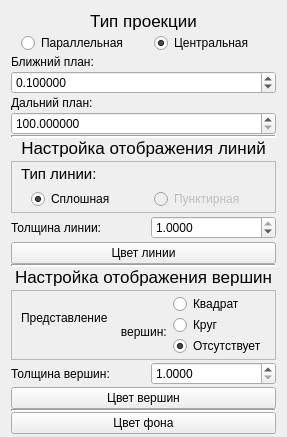
        <widget class="QWidget" name="tab_3">
          <attribute name="icon">
            <iconset resource="../resources/res.qrc">
              <normaloff>:/style/icons/settings.svg</normaloff>:/style/icons/settings.svg</iconset>
          </attribute>
          <attribute name="title">
            <string />
          </attribute>
          <layout class="QGridLayout" name="gridLayout_9" rowstretch="3,2,2,2,1,6,2,5">
            <property name="bottomMargin">
              <number>3</number>
            </property>
            <property name="spacing">
              <number>0</number>
            </property>
            <item row="0" column="0">
              <layout class="QGridLayout" name="gridLayout_type" rowstretch="3,0,0,0,0,0">
                <property name="rightMargin">
                  <number>0</number>
                </property>
                <property name="horizontalSpacing">
                  <number>0</number>
                </property>
                <property name="verticalSpacing">
                  <number>2</number>
                </property>
                <item row="5" column="0">
                  <widget class="QDoubleSpinBox" name="zFar_i">
                    <property name="decimals">
                      <number>6</number>
                    </property>
                    <property name="minimum">
                      <double>100.000000000000000</double>
                    </property>
                    <property name="maximum">
                      <double>200000.000000000000000</double>
                    </property>
                  </widget>
                </item>
                <item row="1" column="0">
                  <layout class="QHBoxLayout" name="horizontalLayout_2" stretch="1,1">
                    <property name="spacing">
                      <number>10</number>
                    </property>
                    <property name="leftMargin">
                      <number>10</number>
                    </property>
                    <item>
                      <widget class="QRadioButton" name="radioButton_typeParallel">
                        <property name="sizePolicy">
                          <sizepolicy hsizetype="Preferred" vsizetype="Preferred">
                            <horstretch>0</horstretch>
                            <verstretch>0</verstretch>
                          </sizepolicy>
                        </property>
                        <property name="text">
                          <string>Параллельная</string>
                        </property>
                        <property name="checked">
                          <bool>false</bool>
                        </property>
                        <attribute name="buttonGroup">
                          <string notr="true">CameraMode</string>
                        </attribute>
                      </widget>
                    </item>
                    <item>
                      <widget class="QRadioButton" name="radioButton_typeCentr">
                        <property name="sizePolicy">
                          <sizepolicy hsizetype="Preferred" vsizetype="Preferred">
                            <horstretch>0</horstretch>
                            <verstretch>0</verstretch>
                          </sizepolicy>
                        </property>
                        <property name="text">
                          <string>Центральная</string>
                        </property>
                        <property name="checked">
                          <bool>true</bool>
                        </property>
                        <attribute name="buttonGroup">
                          <string notr="true">CameraMode</string>
                        </attribute>
                      </widget>
                    </item>
                  </layout>
                </item>
                <item row="0" column="0">
                  <widget class="QLabel" name="label_type">
                    <property name="font">
                      <font>
                        <pointsize>13</pointsize>
                      </font>
                    </property>
                    <property name="text">
                      <string>Тип проекции</string>
                    </property>
                    <property name="alignment">
                      <set>Qt::AlignCenter</set>
                    </property>
                  </widget>
                </item>
                <item row="4" column="0">
                  <widget class="QLabel" name="label_3">
                    <property name="text">
                      <string>Дальний план:</string>
                    </property>
                  </widget>
                </item>
                <item row="2" column="0">
                  <widget class="QLabel" name="label">
                    <property name="text">
                      <string>Ближний план:</string>
                    </property>
                  </widget>
                </item>
                <item row="3" column="0">
                  <widget class="QDoubleSpinBox" name="zNear_i">
                    <property name="decimals">
                      <number>6</number>
                    </property>
                    <property name="minimum">
                      <double>-10000.000000000000000</double>
                    </property>
                    <property name="value">
                      <double>0.100000000000000</double>
                    </property>
                  </widget>
                </item>
              </layout>
            </item>
            <item row="1" column="0">
              <widget class="Line" name="line_1">
                <property name="sizePolicy">
                  <sizepolicy hsizetype="Preferred" vsizetype="Preferred">
                    <horstretch>0</horstretch>
                    <verstretch>0</verstretch>
                  </sizepolicy>
                </property>
                <property name="lineWidth">
                  <number>2</number>
                </property>
                <property name="orientation">
                  <enum>Qt::Horizontal</enum>
                </property>
              </widget>
            </item>
            <item row="2" column="0">
              <layout class="QGridLayout" name="gridLayout_line" rowstretch="2,3,3,2">
                <property name="verticalSpacing">
                  <number>3</number>
                </property>
                <item row="0" column="0">
                  <widget class="QLabel" name="label_line">
                    <property name="font">
                      <font>
                        <pointsize>13</pointsize>
                      </font>
                    </property>
                    <property name="text">
                      <string>Настройка отображения линий</string>
                    </property>
                    <property name="alignment">
                      <set>Qt::AlignCenter</set>
                    </property>
                    <property name="margin">
                      <number>5</number>
                    </property>
                  </widget>
                </item>
                <item row="1" column="0">
                  <widget class="QFrame" name="frame">
                    <property name="sizePolicy">
                      <sizepolicy hsizetype="Preferred" vsizetype="Preferred">
                        <horstretch>0</horstretch>
                        <verstretch>0</verstretch>
                      </sizepolicy>
                    </property>
                    <property name="frameShape">
                      <enum>QFrame::StyledPanel</enum>
                    </property>
                    <property name="frameShadow">
                      <enum>QFrame::Raised</enum>
                    </property>
                    <layout class="QGridLayout" name="gridLayout_8" rowstretch="2,4">
                      <property name="topMargin">
                        <number>3</number>
                      </property>
                      <property name="bottomMargin">
                        <number>3</number>
                      </property>
                      <item row="0" column="0">
                        <widget class="QLabel" name="label_typeLine">
                          <property name="font">
                            <font>
                              <pointsize>11</pointsize>
                            </font>
                          </property>
                          <property name="text">
                            <string>Тип линии:</string>
                          </property>
                        </widget>
                      </item>
                      <item row="1" column="0">
                        <layout class="QHBoxLayout" name="horizontalLayout_3" stretch="1,1">
                          <property name="spacing">
                            <number>10</number>
                          </property>
                          <property name="leftMargin">
                            <number>10</number>
                          </property>
                          <item>
                            <widget class="QRadioButton" name="radioButton_lineSolid">
                              <property name="sizePolicy">
                                <sizepolicy hsizetype="Preferred" vsizetype="Preferred">
                                  <horstretch>0</horstretch>
                                  <verstretch>0</verstretch>
                                </sizepolicy>
                              </property>
                              <property name="autoFillBackground">
                                <bool>false</bool>
                              </property>
                              <property name="text">
                                <string>Сплошная</string>
                              </property>
                              <property name="checked">
                                <bool>true</bool>
                              </property>
                              <attribute name="buttonGroup">
                                <string notr="true">LinePattern</string>
                              </attribute>
                            </widget>
                          </item>
                          <item>
                            <widget class="QRadioButton" name="radioButton_lineDashed">
                              <property name="enabled">
                                <bool>false</bool>
                              </property>
                              <property name="sizePolicy">
                                <sizepolicy hsizetype="Preferred" vsizetype="Preferred">
                                  <horstretch>0</horstretch>
                                  <verstretch>0</verstretch>
                                </sizepolicy>
                              </property>
                              <property name="text">
                                <string>Пунктирная</string>
                              </property>
                              <property name="checkable">
                                <bool>true</bool>
                              </property>
                              <attribute name="buttonGroup">
                                <string notr="true">LinePattern</string>
                              </attribute>
                            </widget>
                          </item>
                        </layout>
                      </item>
                    </layout>
                  </widget>
                </item>
                <item row="2" column="0">
                  <layout class="QHBoxLayout" name="horizontalLayout_4">
                    <property name="spacing">
                      <number>15</number>
                    </property>
                    <item>
                      <widget class="QLabel" name="label_widthLine">
                        <property name="text">
                          <string>Толщина линии:</string>
                        </property>
                      </widget>
                    </item>
                    <item>
                      <widget class="QDoubleSpinBox" name="doubleSpinBox_widthLine">
                        <property name="decimals">
                          <number>4</number>
                        </property>
                        <property name="minimum">
                          <double>0.000000000000000</double>
                        </property>
                        <property name="maximum">
                          <double>1.000000000000000</double>
                        </property>
                        <property name="singleStep">
                          <double>0.100000000000000</double>
                        </property>
                        <property name="stepType">
                          <enum>QAbstractSpinBox::AdaptiveDecimalStepType</enum>
                        </property>
                        <property name="value">
                          <double>1.000000000000000</double>
                        </property>
                      </widget>
                    </item>
                  </layout>
                </item>
                <item row="3" column="0">
                  <widget class="QPushButton" name="pushButton_colorLine">
                    <property name="text">
                      <string>Цвет линии</string>
                    </property>
                  </widget>
                </item>
              </layout>
            </item>
            <item row="3" column="0">
              <widget class="Line" name="line_2">
                <property name="sizePolicy">
                  <sizepolicy hsizetype="Preferred" vsizetype="Preferred">
                    <horstretch>0</horstretch>
                    <verstretch>0</verstretch>
                  </sizepolicy>
                </property>
                <property name="lineWidth">
                  <number>2</number>
                </property>
                <property name="orientation">
                  <enum>Qt::Horizontal</enum>
                </property>
              </widget>
            </item>
            <item row="4" column="0">
              <widget class="QLabel" name="label_versh">
                <property name="font">
                  <font>
                    <pointsize>13</pointsize>
                  </font>
                </property>
                <property name="text">
                  <string>Настройка отображения вершин</string>
                </property>
                <property name="alignment">
                  <set>Qt::AlignCenter</set>
                </property>
                <property name="margin">
                  <number>2</number>
                </property>
              </widget>
            </item>
            <item row="5" column="0">
              <layout class="QGridLayout" name="gridLayout_versh">
                <property name="topMargin">
                  <number>3</number>
                </property>
                <property name="horizontalSpacing">
                  <number>0</number>
                </property>
                <property name="verticalSpacing">
                  <number>2</number>
                </property>
                <item row="0" column="0">
                  <widget class="QFrame" name="frame_4">
                    <property name="frameShape">
                      <enum>QFrame::StyledPanel</enum>
                    </property>
                    <property name="frameShadow">
                      <enum>QFrame::Raised</enum>
                    </property>
                    <layout class="QGridLayout" name="gridLayout_16">
                      <property name="topMargin">
                        <number>3</number>
                      </property>
                      <property name="bottomMargin">
                        <number>3</number>
                      </property>
                      <item row="0" column="1">
                        <layout class="QVBoxLayout" name="verticalLayout_3" stretch="1,1,1">
                          <property name="spacing">
                            <number>1</number>
                          </property>
                          <item>
                            <widget class="QRadioButton" name="radioButton_topSquear">
                              <property name="sizePolicy">
                                <sizepolicy hsizetype="Preferred" vsizetype="Preferred">
                                  <horstretch>0</horstretch>
                                  <verstretch>0</verstretch>
                                </sizepolicy>
                              </property>
                              <property name="text">
                                <string>Квадрат</string>
                              </property>
                              <attribute name="buttonGroup">
                                <string notr="true">PointType</string>
                              </attribute>
                            </widget>
                          </item>
                          <item>
                            <widget class="QRadioButton" name="radioButton_topCircle">
                              <property name="sizePolicy">
                                <sizepolicy hsizetype="Preferred" vsizetype="Preferred">
                                  <horstretch>0</horstretch>
                                  <verstretch>0</verstretch>
                                </sizepolicy>
                              </property>
                              <property name="text">
                                <string>Круг</string>
                              </property>
                              <attribute name="buttonGroup">
                                <string notr="true">PointType</string>
                              </attribute>
                            </widget>
                          </item>
                          <item>
                            <widget class="QRadioButton" name="radioButton_topNone">
                              <property name="sizePolicy">
                                <sizepolicy hsizetype="Preferred" vsizetype="Preferred">
                                  <horstretch>0</horstretch>
                                  <verstretch>0</verstretch>
                                </sizepolicy>
                              </property>
                              <property name="text">
                                <string>Отсутствует</string>
                              </property>
                              <property name="checked">
                                <bool>true</bool>
                              </property>
                              <attribute name="buttonGroup">
                                <string notr="true">PointType</string>
                              </attribute>
                            </widget>
                          </item>
                        </layout>
                      </item>
                      <item row="0" column="0">
                        <widget class="QLabel" name="label_top">
                          <property name="text">
                            <string>Представление
                              вершин:</string>
                          </property>
                        </widget>
                      </item>
                    </layout>
                  </widget>
                </item>
                <item row="1" column="0">
                  <layout class="QHBoxLayout" name="horizontalLayout_5">
                    <property name="spacing">
                      <number>15</number>
                    </property>
                    <item>
                      <widget class="QLabel" name="label_widthTop">
                        <property name="text">
                          <string>Толщина вершин:</string>
                        </property>
                      </widget>
                    </item>
                    <item>
                      <widget class="QDoubleSpinBox" name="doubleSpinBox_widthTop">
                        <property name="decimals">
                          <number>4</number>
                        </property>
                        <property name="minimum">
                          <double>1.000000000000000</double>
                        </property>
                        <property name="maximum">
                          <double>20.000000000000000</double>
                        </property>
                        <property name="singleStep">
                          <double>0.500000000000000</double>
                        </property>
                        <property name="value">
                          <double>1.000000000000000</double>
                        </property>
                      </widget>
                    </item>
                  </layout>
                </item>
                <item row="2" column="0">
                  <widget class="QPushButton" name="pushButton_colorVersh">
                    <property name="sizePolicy">
                      <sizepolicy hsizetype="Preferred" vsizetype="Preferred">
                        <horstretch>0</horstretch>
                        <verstretch>0</verstretch>
                      </sizepolicy>
                    </property>
                    <property name="text">
                      <string>Цвет вершин</string>
                    </property>
                  </widget>
                </item>
              </layout>
            </item>
            <item row="6" column="0">
              <widget class="Line" name="line_3">
                <property name="sizePolicy">
                  <sizepolicy hsizetype="Preferred" vsizetype="Preferred">
                    <horstretch>0</horstretch>
                    <verstretch>0</verstretch>
                  </sizepolicy>
                </property>
                <property name="lineWidth">
                  <number>2</number>
                </property>
                <property name="orientation">
                  <enum>Qt::Horizontal</enum>
                </property>
              </widget>
            </item>
            <item row="7" column="0">
              <widget class="QPushButton" name="pushButton_backgroungColor">
                <property name="sizePolicy">
                  <sizepolicy hsizetype="Preferred" vsizetype="Preferred">
                    <horstretch>0</horstretch>
                    <verstretch>0</verstretch>
                  </sizepolicy>
                </property>
                <property name="text">
                  <string>Цвет фона</string>
                </property>
              </widget>
            </item>
          </layout>
        </widget>
